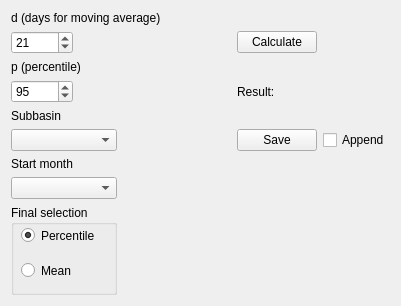
               <widget class="QWidget" name="tab_4">
                <attribute name="title">
                 <string>dQp</string>
                </attribute>
                <layout class="QGridLayout" name="gridLayout_19">
                 <item row="0" column="0" colspan="4">
                  <widget class="QLabel" name="label_18">
                   <property name="text">
                    <string>d (days for moving average)</string>
                   </property>
                  </widget>
                 </item>
                 <item row="1" column="0">
                  <widget class="QSpinBox" name="dQpSpinD">
                   <property name="minimum">
                    <number>2</number>
                   </property>
                   <property name="maximum">
                    <number>365</number>
                   </property>
                   <property name="value">
                    <number>21</number>
                   </property>
                  </widget>
                 </item>
                 <item row="1" column="1" colspan="2">
                  <spacer name="horizontalSpacer_5">
                   <property name="orientation">
                    <enum>Qt::Horizontal</enum>
                   </property>
                   <property name="sizeHint" stdset="0">
                    <size>
                     <width>114</width>
                     <height>22</height>
                    </size>
                   </property>
                  </spacer>
                 </item>
                 <item row="1" column="3" colspan="2">
                  <widget class="QPushButton" name="dQpCalculate">
                   <property name="text">
                    <string>Calculate</string>
                   </property>
                  </widget>
                 </item>
                 <item row="2" column="0" colspan="3">
                  <widget class="QLabel" name="label_19">
                   <property name="text">
                    <string>p (percentile)</string>
                   </property>
                  </widget>
                 </item>
                 <item row="3" column="0">
                  <widget class="QSpinBox" name="dQpSpinP">
                   <property name="toolTip">
                    <string>&lt;!DOCTYPE HTML PUBLIC &quot;-//W3C//DTD HTML 4.0//EN&quot; &quot;http://www.w3.org/TR/REC-html40/strict.dtd&quot;&gt;
&lt;html&gt;&lt;head&gt;&lt;meta name=&quot;qrichtext&quot; content=&quot;1&quot; /&gt;&lt;style type=&quot;text/css&quot;&gt;
p, li { white-space: pre-wrap; }
&lt;/style&gt;&lt;/head&gt;&lt;body style=&quot; font-family:'MS Shell Dlg 2'; font-size:8.25pt; font-weight:400; font-style:normal;&quot;&gt;
&lt;p style=&quot; margin-top:0px; margin-bottom:0px; margin-left:0px; margin-right:0px; -qt-block-indent:0; text-indent:0px;&quot;&gt;&lt;span style=&quot; font-size:8pt;&quot;&gt;For each year, this percentage of the flows exceed the selected flow.&lt;/span&gt;&lt;/p&gt;
&lt;p style=&quot;-qt-paragraph-type:empty; margin-top:0px; margin-bottom:0px; margin-left:0px; margin-right:0px; -qt-block-indent:0; text-indent:0px; font-size:8pt;&quot;&gt;&lt;/p&gt;&lt;/body&gt;&lt;/html&gt;</string>
                   </property>
                   <property name="maximum">
                    <number>100</number>
                   </property>
                   <property name="value">
                    <number>95</number>
                   </property>
                  </widget>
                 </item>
                 <item row="3" column="1" colspan="2">
                  <spacer name="horizontalSpacer_6">
                   <property name="orientation">
                    <enum>Qt::Horizontal</enum>
                   </property>
                   <property name="sizeHint" stdset="0">
                    <size>
                     <width>114</width>
                     <height>20</height>
                    </size>
                   </property>
                  </spacer>
                 </item>
                 <item row="3" column="3" colspan="3">
                  <widget class="QLabel" name="dQpResult">
                   <property name="text">
                    <string>Result:                 </string>
                   </property>
                  </widget>
                 </item>
                 <item row="4" column="0" colspan="3">
                  <widget class="QLabel" name="label_20">
                   <property name="text">
                    <string>Subbasin</string>
                   </property>
                  </widget>
                 </item>
                 <item row="5" column="0" colspan="2">
                  <widget class="QComboBox" name="dQpSubbasin">
                   <property name="toolTip">
                    <string>Select subbasin.  Watershed outlet is selected initially as default.</string>
                   </property>
                  </widget>
                 </item>
                 <item row="5" column="2">
                  <spacer name="horizontalSpacer_7">
                   <property name="orientation">
                    <enum>Qt::Horizontal</enum>
                   </property>
                   <property name="sizeHint" stdset="0">
                    <size>
                     <width>108</width>
                     <height>22</height>
                    </size>
                   </property>
                  </spacer>
                 </item>
                 <item row="5" column="3" colspan="2">
                  <widget class="QPushButton" name="dQpSave">
                   <property name="toolTip">
                    <string>&lt;!DOCTYPE HTML PUBLIC &quot;-//W3C//DTD HTML 4.0//EN&quot; &quot;http://www.w3.org/TR/REC-html40/strict.dtd&quot;&gt;
&lt;html&gt;&lt;head&gt;&lt;meta name=&quot;qrichtext&quot; content=&quot;1&quot; /&gt;&lt;style type=&quot;text/css&quot;&gt;
p, li { white-space: pre-wrap; }
&lt;/style&gt;&lt;/head&gt;&lt;body style=&quot; font-family:'MS Shell Dlg 2'; font-size:8.25pt; font-weight:400; font-style:normal;&quot;&gt;
&lt;p style=&quot; margin-top:0px; margin-bottom:0px; margin-left:0px; margin-right:0px; -qt-block-indent:0; text-indent:0px;&quot;&gt;&lt;span style=&quot; font-size:8pt;&quot;&gt;Save results in text file.  If file exists and Append is ticked, results are apprnded to existing file.&lt;/span&gt;&lt;/p&gt;&lt;/body&gt;&lt;/html&gt;</string>
                   </property>
                   <property name="text">
                    <string>Save</string>
                   </property>
                  </widget>
                 </item>
                 <item row="5" column="5">
                  <widget class="QCheckBox" name="dQpAppend">
                   <property name="text">
                    <string>Append</string>
                   </property>
                  </widget>
                 </item>
                 <item row="7" column="4" rowspan="5">
                  <spacer name="verticalSpacer_3">
                   <property name="orientation">
                    <enum>Qt::Vertical</enum>
                   </property>
                   <property name="sizeHint" stdset="0">
                    <size>
                     <width>32</width>
                     <height>118</height>
                    </size>
                   </property>
                  </spacer>
                 </item>
                 <item row="6" column="0">
                  <widget class="QLabel" name="label_21">
                   <property name="text">
                    <string>Start month</string>
                   </property>
                  </widget>
                 </item>
                 <item row="7" column="0" colspan="2">
                  <widget class="QComboBox" name="dQpStartMonth">
                   <property name="toolTip">
                    <string>&lt;!DOCTYPE HTML PUBLIC &quot;-//W3C//DTD HTML 4.0//EN&quot; &quot;http://www.w3.org/TR/REC-html40/strict.dtd&quot;&gt;
&lt;html&gt;&lt;head&gt;&lt;meta name=&quot;qrichtext&quot; content=&quot;1&quot; /&gt;&lt;style type=&quot;text/css&quot;&gt;
p, li { white-space: pre-wrap; }
&lt;/style&gt;&lt;/head&gt;&lt;body style=&quot; font-family:'MS Shell Dlg 2'; font-size:8.25pt; font-weight:400; font-style:normal;&quot;&gt;
&lt;p style=&quot; margin-top:0px; margin-bottom:0px; margin-left:0px; margin-right:0px; -qt-block-indent:0; text-indent:0px;&quot;&gt;&lt;span style=&quot; font-size:8pt;&quot;&gt;Result is calculated as mean of figure for each complete year in the chosen period starting at the beginning of  this month.&lt;/span&gt;&lt;/p&gt;&lt;/body&gt;&lt;/html&gt;</string>
                   </property>
                  </widget>
                 </item>
                 <item row="8" column="0" rowspan="4" colspan="2">
                  <widget class="QGroupBox" name="groupBox_2">
                   <property name="title">
                    <string>Final selection</string>
                   </property>
                   <widget class="QRadioButton" name="dQpPercentile">
                    <property name="geometry">
                     <rect>
                      <x>10</x>
                      <y>20</y>
                      <width>82</width>
                      <height>21</height>
                     </rect>
                    </property>
                    <property name="text">
                     <string>Percentile</string>
                    </property>
                    <property name="checked">
                     <bool>true</bool>
                    </property>
                   </widget>
                   <widget class="QRadioButton" name="dQpMean">
                    <property name="geometry">
                     <rect>
                      <x>10</x>
                      <y>50</y>
                      <width>91</width>
                      <height>31</height>
                     </rect>
                    </property>
                    <property name="text">
                     <string>Mean</string>
                    </property>
                   </widget>
                  </widget>
                 </item>
                </layout>
               </widget>
